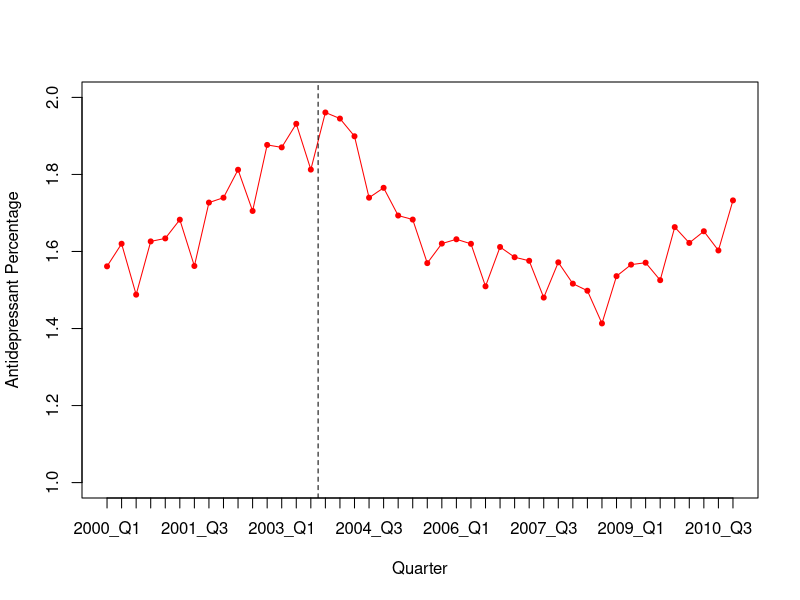
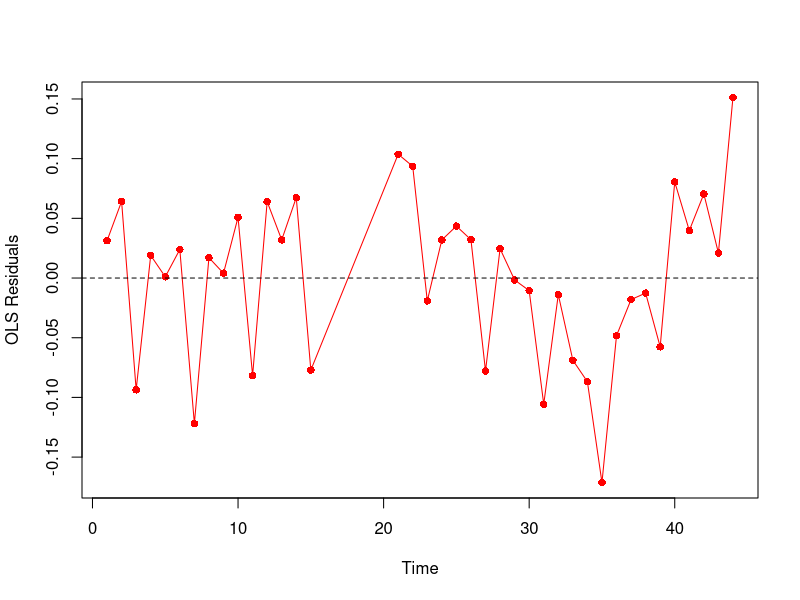
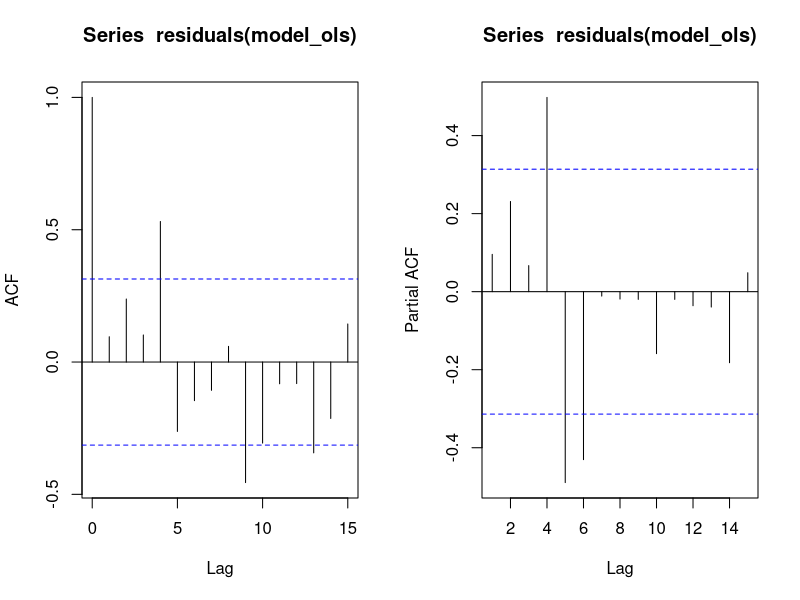

Here is the R script that generated these plots, in order:
setwd("//prod.protected.ind/user/User03/nf8331/desktop/Interrupted Time Series Analysis/Week 4")

library(nlme)
library(car)

########################
# Read in the dataset
########################

data <- read.csv("antidepressants_youth.csv", header = T)
View(data)

########################
# Initial Plot
########################

plot(data$time, data$ad_perc,
     ylab = "Antidepressant Percentage",
     ylim = c(1.0,2.0),
     xlab = "Quarter",
     type = "l",
     col = "red",
     xaxt = "n")

axis(1, at = 1:44, labels = data$quarter)

points(data$time, data$ad_perc,
       col = "red",
       pch = 20)

abline(v = 15.5, lty = 2)

#########################
# Create New Dataset
#########################

# Make a vector of the rows we want to include
include <- c(1:15, 21:44)

# Duplicate these rows into a new dataset
data_pi <- data[include,]

# Correct the trend variable in the new dataset
data_pi$trend[16:39] <- data_pi$trend[16:39] - 5

########################
# Modeling
########################

# A preliminary OLS regression
model_ols <- lm(ad_perc ~ time + level + trend, data = data_pi)
summary(model_ols)

################################
# Assessing Autocorrelation
################################

dwt(model_ols, max.lag = 8, alternative = "two.sided")

plot(data_pi$time,
     residuals(model_ols),
     type = 'o',
     pch = 16,
     xlab = 'Time',
     ylab = 'OLS Residuals',
     col = "red")
abline(h = 0,lty = 2)

par(mfrow = c(1,2))
acf(residuals(model_ols))
acf(residuals(model_ols),type = 'partial')
#significant spikes in ACF at lags 4,5 and 9 and significant spikes in PACF at lags 4,5 and 6
#model p = 5

par(mfrow = c(1,1))

########################
# Modeling
########################

# Fit the GLS regression model
model_p5 <- gls(ad_perc ~ time + level + trend,
  data = data_pi,
  correlation = corARMA(p = 5, form = ~time),
  method = "ML")
summary(model_p5)
confint(model_p5)

#estimate for the level change in the percentage of youths prescribed an antidepressant after the
#FDA warning
model_p5$coef[3]
#estimate for the trend change
model_p5$coef[4]

#running model without the phase-in period and compare the level change
model_p5_2 <- gls(ad_perc ~ time + level + trend,
                  data = data,
                  correlation = corARMA(p = 5, form = ~time),
                  method = "ML")
summary(model_p5_2)
#estimate with phase-in period minus estimate without phase-in period
model_p5$coef[3] - model_p5_2$coef[3]